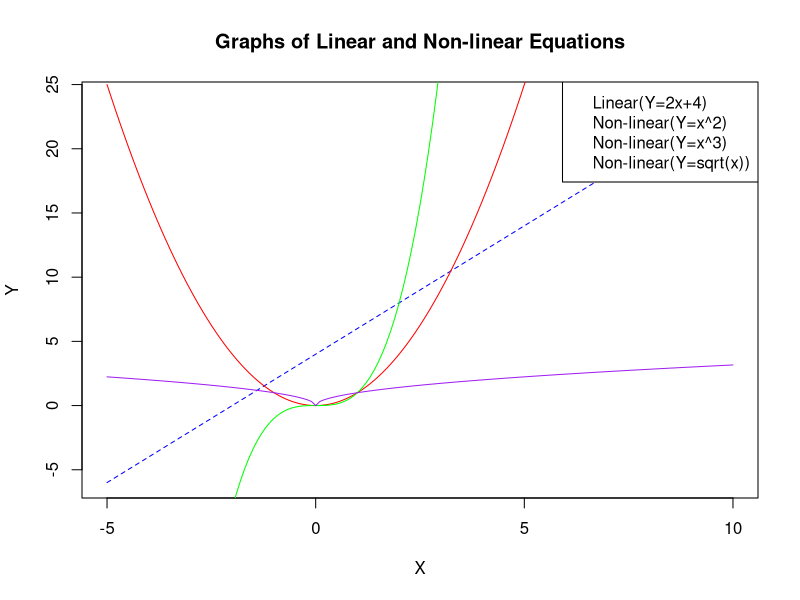

Recreate this plot in R.
x <- seq(-5,10, by=0.1)
M <- 2
C <- 4
eq <- M*x+C
neq1 <- x^2
neq2 <- x^3
neq3 <- sqrt(abs(x))
plot(x,eq,type="l",col="blue",lty=2,xlab="X",ylab="Y",main="Graphs of Linear and Non-linear Equations")
lines(x,neq1,col="red")
lines(x,neq2,col="green")
lines(x,neq3,col="purple")
legend("topright",legend = c("Linear(Y=2x+4)","Non-linear(Y=x^2)","Non-linear(Y=x^3)","Non-linear(Y=sqrt(x))"))
col = c("blue","red","green","purple",lty=c(2,1,1,1),cex=0.8)